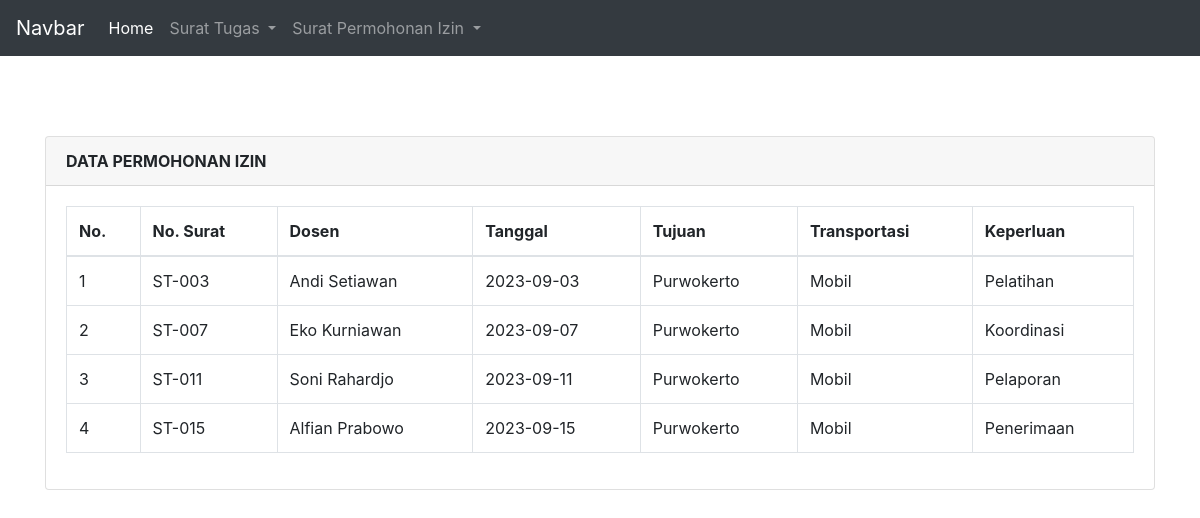
/tugas_purwoketo.php, run on the app's committed database.
### tables this page shows
CREATE TABLE `surat_tugas` (
  `surat_tugas_id` int(11) NOT NULL,
  `nomor` varchar(20) NOT NULL,
  `nama_dsn` varchar(255) NOT NULL,
  `tgl_surat_tugas` date NOT NULL,
  `tujuan` varchar(255) NOT NULL,
  `transportasi` varchar(50) NOT NULL,
  `keperluan` varchar(255) NOT NULL,
  `dosen_id` int(11) NOT NULL
);

### connection.php (called while the page is built, shortened)
<?php
class Conn
{
    private $db = "tugas2_pweb2";
    private $username = "root";
    private $pass = "";
    private $host = "localhost";
    public function __construct()
    {
        $this->conn = mysqli_connect($this->host, $this->username, $this->pass, $this->db);
    }
}

### tugas_purwoketo.php (the view, shortened to what this page needs)
<?php
include('connection.php');
class TampilPurwokerto extends Tampiltugas{
    public function tampilData()
    {
        $data = mysqli_query($this->conn, "select * from surat_tugas
        where(tujuan = 'Purwokerto')");
		  $hasil = [];
        if($data){
            while ($row = mysqli_fetch_array($data)) {
                $hasil[] = $row; }
            }
        return $hasil;
    }
}
$purwokerto = new TampilPurwokerto();
$data = $purwokerto->tampilData();
include 'navbar.php';
?>
<!DOCTYPE html>
<html>
<head>
   <link rel="stylesheet" href="https://stackpath.bootstrapcdn.com/bootstrap/4.4.1/css/bootstrap.min.css">
   <link rel="stylesheet" href="//cdn.datatables.net/1.10.20/css/jquery.dataTables.min.css">
</head>
<body>
   <div class="container" style="margin-top: 80px">
      <div class="row">
         <div class="col-md-12">
            <div class="card">
               <div class="card-header">
                  <b>DATA PERMOHONAN IZIN</b>
               </div>
               <div class="card-body">
                  <table class="table table-bordered" id="myTable">
                     <thead>
                        <tr>
                           <th>No.</th>
                           <th>No. Surat</th>
                           <th>Dosen</th>
                           <th>Tanggal</th>
                           <th>Tujuan</th>
                           <th>Transportasi</th>
                           <th>Keperluan</th>
                        </tr>
                     </thead>
                     <tbody>
                        <?php
		$no = 1;
		foreach ($data as $row) {
		?>
                        <tr>
                           <td><?php echo $no++; ?></td>
                           <td><?php echo $row['nomor']; ?></td>
                           <td><?php echo $row['nama_dsn']; ?></td>
                           <td><?php echo $row['tgl_surat_tugas']; ?></td>
                           <td><?php echo $row['tujuan']; ?></td>
                           <td><?php echo $row['transportasi']; ?></td>
                           <td><?php echo $row['keperluan']; ?></td>
                        </tr>
                        <?php
		}
		?>
                     </tbody>
                  </table>
               </div>
            </div>
         </div>
      </div>
</body>
</html>

### data on the page
surat_tugas: nomor "ST-003", nama_dsn "Andi Setiawan", tgl_surat_tugas "2023-09-03", tujuan "Purwokerto", transportasi "Mobil", keperluan "Pelatihan"
surat_tugas: nomor "ST-007", nama_dsn "Eko Kurniawan", tgl_surat_tugas "2023-09-07", tujuan "Purwokerto", transportasi "Mobil", keperluan "Koordinasi"
surat_tugas: nomor "ST-011", nama_dsn "Soni Rahardjo", tgl_surat_tugas "2023-09-11", tujuan "Purwokerto", transportasi "Mobil", keperluan "Pelaporan"
surat_tugas: nomor "ST-015", nama_dsn "Alfian Prabowo", tgl_surat_tugas "2023-09-15", tujuan "Purwokerto", transportasi "Mobil", keperluan "Penerimaan"
